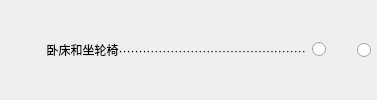
              <widget class="QWidget" name="widget_58" native="true">
               <property name="sizePolicy">
                <sizepolicy hsizetype="Preferred" vsizetype="Fixed">
                 <horstretch>0</horstretch>
                 <verstretch>0</verstretch>
                </sizepolicy>
               </property>
               <layout class="QHBoxLayout" name="horizontalLayout_49">
                <property name="leftMargin">
                 <number>0</number>
                </property>
                <property name="topMargin">
                 <number>0</number>
                </property>
                <property name="rightMargin">
                 <number>6</number>
                </property>
                <property name="bottomMargin">
                 <number>0</number>
                </property>
                <item>
                 <widget class="QLabel" name="label_66">
                  <property name="sizePolicy">
                   <sizepolicy hsizetype="Expanding" vsizetype="Fixed">
                    <horstretch>0</horstretch>
                    <verstretch>0</verstretch>
                   </sizepolicy>
                  </property>
                  <property name="text">
                   <string>              卧床和坐轮椅···············································</string>
                  </property>
                  <property name="alignment">
                   <set>Qt::AlignLeading|Qt::AlignLeft|Qt::AlignVCenter</set>
                  </property>
                 </widget>
                </item>
                <item>
                 <widget class="QRadioButton" name="radioButton_98">
                  <property name="sizePolicy">
                   <sizepolicy hsizetype="Fixed" vsizetype="Fixed">
                    <horstretch>0</horstretch>
                    <verstretch>0</verstretch>
                   </sizepolicy>
                  </property>
                  <property name="layoutDirection">
                   <enum>Qt::RightToLeft</enum>
                  </property>
                  <property name="text">
                   <string/>
                  </property>
                 </widget>
                </item>
                <item>
                 <widget class="QRadioButton" name="radioButton_99">
                  <property name="sizePolicy">
                   <sizepolicy hsizetype="Fixed" vsizetype="Fixed">
                    <horstretch>0</horstretch>
                    <verstretch>0</verstretch>
                   </sizepolicy>
                  </property>
                  <property name="layoutDirection">
                   <enum>Qt::RightToLeft</enum>
                  </property>
                  <property name="text">
                   <string>    </string>
                  </property>
                 </widget>
                </item>
               </layout>
              </widget>
